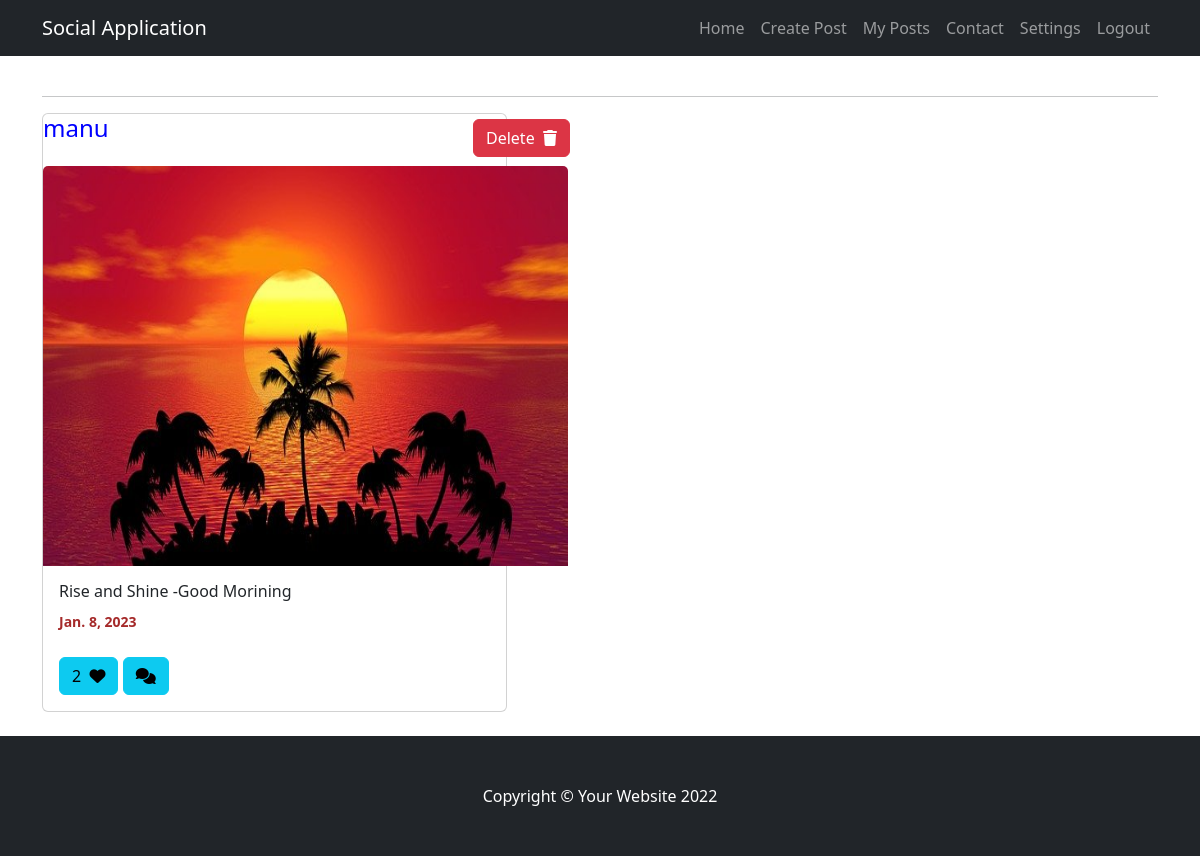
The page /myposts/all (signed in) on the database its author committed.
### myapp/models.py (models this page shows, shortened)
class Posts(models.Model):
    post=models.CharField(max_length=200)
    image=models.ImageField(upload_to="images",null=True,blank=True)
    user=models.ForeignKey(User,on_delete=models.CASCADE)
    created_date=models.DateField(auto_now_add=True)
    is_active=models.BooleanField(default=True)
    likes=models.ManyToManyField(User,related_name="likes")

### myapp/views.py (the view)
# urls.py: path("myposts/all",views.MyPostsView.as_view(),name="my-posts"),
@method_decorator(signin_required,name="dispatch")
class MyPostsView(ListView):
    model=Posts
    context_object_name="post"
    template_name="myposts.html"
    def get_queryset(self):
        return Posts.objects.filter(user=self.request.user)

### myapp/views.py (called while the page is built)
def signin_required(fn):
    def wrapper(request,*args,**kwargs):
        if not request.user.is_authenticated:
            messages.error(request,"Signin required")
            return redirect("signin")
        else:
            return fn(request,*args,**kwargs)
    return wrapper

### myapp/templates/myposts.html (shortened to what this page needs)
{%extends 'base.html'%}
{%block body_block%}
<link href="https://cdn.jsdelivr.net/npm/bootstrap@5.2.2/dist/css/bootstrap.min.css" rel="stylesheet">
<div class="container">
    <hr>
        <div class="col-lg-5">
            {%for p in post%}
            <div class="card mb-4">
                <div class ="small text" style="color: blue;"> <h4>{{p.user}}</h4>
                    <a href="{%url 'post-delete' p.id%}" style="margin-top: -50px;margin-left: 430px;" class="btn btn-danger">Delete&nbsp;&nbsp;<i class="fa-solid fa-trash"></i></a>
                </div>
                <br>
                {%if p.image%}
                <a href=""><img class="card-img-top" style="width: 525px; height: 400px;margin-top: -30px;" src="{{p.image.url}}" alt="" /></a>
                {%endif%}
                <div class="card-body">
                    <h6 class="small-text">{{p.post}}</h6>
                    <strong class="small text" style="color: brown;">{{p.created_date}}</strong> <br><br>
                    <div>
                    <a href="{%url 'add-likes' p.id%}" class="btn btn-info">{{p.likes.all.count}}&nbsp;&nbsp;<i class="fa-sharp fa-solid fa-heart"></i></a>
                    <button class="btn btn-info" type="button" data-bs-toggle="collapse" data-bs-target="#commentlist{{ forloop.counter}}" aria-expanded="false" aria-controls="collapseExample">
                    <i class="fa-solid fa-comments"></i>
                    </button>
                    </div>
                </div>
            </div>
            {%endfor%}
        </div>
</div>
{%endblock%}

### rows shown on the page
Posts: user "manu", image (picture), post "Rise and Shine -Good Morining", created_date "Jan. 8, 2023", likes.all.count "2"
